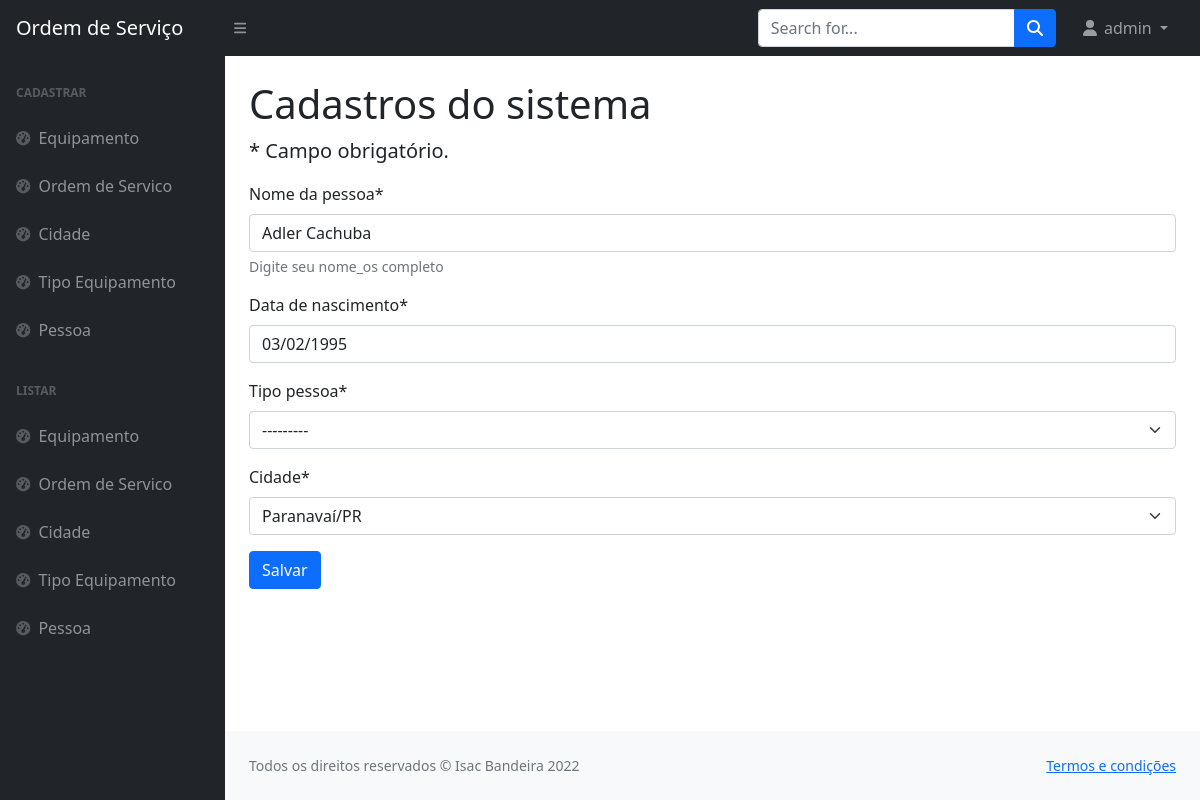
Screenshot of /editar/pessoa/8/ (signed in) with the database file from the repository.
### paginas/models.py (models this page shows, shortened)
class Pessoa(models.Model):
    nome_completo = models.CharField(max_length=50, verbose_name="Nome da pessoa",
                                     help_text="Digite seu nome_os completo")
    nascimento = models.DateField(verbose_name='Data de nascimento')
    tipo_pessoa = models.CharField(max_length=2, choices=TIPO_PESSOA)
    cidade = models.ForeignKey(Cidade, on_delete=models.PROTECT)
    usuario = models.ForeignKey(User, on_delete=models.PROTECT)
    criado_em = models.DateTimeField(auto_now_add=True)
    atualizado_em = models.DateTimeField(auto_now=True)

### paginas/views.py (the view)
# urls.py: path('editar/pessoa/<int:pk>/', PessoaUpdate.as_view(), name='editar-pessoa'),
class PessoaUpdate(LoginRequiredMixin, GroupRequiredMixin, UpdateView):
    model = Pessoa
    fields = ['nome_completo', 'nascimento', 'tipo_pessoa', 'cidade']
    template_name = 'paginas/form.html'
    success_url = reverse_lazy('listar-pessoa')
    group_required = u"Administrador"
    def get_object(self, queryset=None):
        self.object = get_object_or_404(
            Pessoa, pk=self.kwargs['pk'], usuario=self.request.user)
        return self.object

### paginas/models.py (called while the page is built)
    def __str__(self):
        return self.nome + "/" + self.estado

### paginas/templates/paginas/form.html (shortened to what this page needs)
{% extends 'paginas/modelo.html' %}
{% load static %}
{% load crispy_forms_tags %}
{% block conteudo %}
<h1 class="mt-4">Cadastros do sistema</h1>
<p class="lead">
    * Campo obrigatório.
</p>
<form method="POST">
    {{ form|crispy }}
    <button type="submit" class="btn btn-primary">Salvar</button>
</form>
{% endblock %}

### paginas/templates/paginas/modelo.html (shortened to what this page needs)
{% load static %}
<!DOCTYPE html>
<html lang="en">
<head>
    <link href="https://cdn.jsdelivr.net/npm/simple-datatables@latest/dist/style.css" rel="stylesheet"/>
    <link href="{% static 'css/styles.css' %}" rel="stylesheet"/>
    <link rel="stylesheet" href="https://cdnjs.cloudflare.com/ajax/libs/datepicker/0.6.5/datepicker.min.css"
/>
</head>
<body class="sb-nav-fixed">
{% block menu %}
    <nav class="sb-topnav navbar navbar-expand navbar-dark bg-dark">
        <a class="navbar-brand ps-3" href="index.html">Ordem de Serviço</a>
        <button class="btn btn-link btn-sm order-1 order-lg-0 me-4 me-lg-0" id="sidebarToggle" href="#!"><i
                class="fas fa-bars"></i></button>
        <form class="d-none d-md-inline-block form-inline ms-auto me-0 me-md-3 my-2 my-md-0">
            <div class="input-group">
                <input class="form-control" type="text" placeholder="Search for..." aria-label="Search for..."
                       aria-describedby="btnNavbarSearch"/>
                <button class="btn btn-primary" id="btnNavbarSearch" type="button"><i
                        class="fas fa-search"></i></button>
            </div>
        </form>
        <ul class="navbar-nav ms-auto ms-md-0 me-3 me-lg-4">
            {% if request.user.is_authenticated %}
                <li class="nav-item dropdown">
                    <a class="nav-link dropdown-toggle" id="navbarDropdown" href="#" role="button"
                       data-bs-toggle="dropdown"
                       aria-expanded="false"><i class="fas fa-user fa-fw"></i>
                        {{ request.user }}
                    </a>
                </li>
            {% else %}
                <li class="nav-item">
                    <a class="btn btn-success" href="{% url 'login' %}">Entrar</a>
                </li>
            {% endif %}
        </ul>
    </nav>
{% endblock %}
<div id="layoutSidenav">
    {% block menu-lateral %}
        <div id="layoutSidenav_nav">
            <nav class="sb-sidenav accordion sb-sidenav-dark" id="sidenavAccordion">
                <div class="sb-sidenav-menu">
                    <div class="nav">
                        <div class="sb-sidenav-menu-heading">Cadastrar</div>
                        <a class="nav-link" href="/cadastrar/equipamento/">
                            <div class="sb-nav-link-icon"><i class="fas fa-tachometer-alt"></i></div>
                            Equipamento
                        </a>
                        <a class="nav-link" href="/cadastrar/ordemServico/">
                            <div class="sb-nav-link-icon"><i class="fas fa-tachometer-alt"></i></div>
                            Ordem de Servico
                        </a>
                        <a class="nav-link" href="/cadastrar/cidade/">
                            <div class="sb-nav-link-icon"><i class="fas fa-tachometer-alt"></i></div>
                            Cidade
                        </a>
                        <a class="nav-link" href="/cadastrar/tipo/">
                            <div class="sb-nav-link-icon"><i class="fas fa-tachometer-alt"></i></div>
                            Tipo Equipamento
                        </a>
                        <a class="nav-link" href="/cadastrar/pessoa/">
                            <div class="sb-nav-link-icon"><i class="fas fa-tachometer-alt"></i></div>
                            Pessoa
                        </a>
                        <div class="sb-sidenav-menu-heading">Listar</div>
                        <a class="nav-link" href="/listar/equipamento/">
                            <div class="sb-nav-link-icon"><i class="fas fa-tachometer-alt"></i></div>
                            Equipamento
                        </a>
                        <a class="nav-link" href="/listar/ordemServico/">
                            <div class="sb-nav-link-icon"><i class="fas fa-tachometer-alt"></i></div>
                            Ordem de Servico
                        </a>
                        <a class="nav-link" href="/listar/cidade/">
                            <div class="sb-nav-link-icon"><i class="fas fa-tachometer-alt"></i></div>
                            Cidade
                        </a>
                        <a class="nav-link" href="/listar/tipo/">
                            <div class="sb-nav-link-icon"><i class="fas fa-tachometer-alt"></i></div>
                            Tipo Equipamento
                        </a>
                        <a class="nav-link" href="/listar/pessoa/">
                            <div class="sb-nav-link-icon"><i class="fas fa-tachometer-alt"></i></div>
                            Pessoa
                        </a>
                    </div>
                </div>
            </nav>
        </div>
    {% endblock %}
    <div id="layoutSidenav_content">
        <main>
            <div class="container-fluid px-4">
                {% block conteudo %}{% endblock %}
        </main>
        <footer class="py-4 bg-light mt-auto">
            <div class="container-fluid px-4">
                <div class="d-flex align-items-center justify-content-between small">
                    {% block rodape %}
                        <div class="text-muted">Todos os direitos reservados &copy; Isac Bandeira 2022</div>
                        <div>
                            <a href="https://picsum.photos/200/300">Termos e condições</a>
                        </div>
                    {% endblock %}
                </div>
            </div>
        </footer>
    </div>
</div>
</body>
</html>

### rows the page displays
Pessoa: nome_completo "Adler Cachuba", nascimento "03/02/1995", tipo_pessoa "---------", cidade "Paranavaí/PR"

### other values shown
{{ request.user }} "admin"
